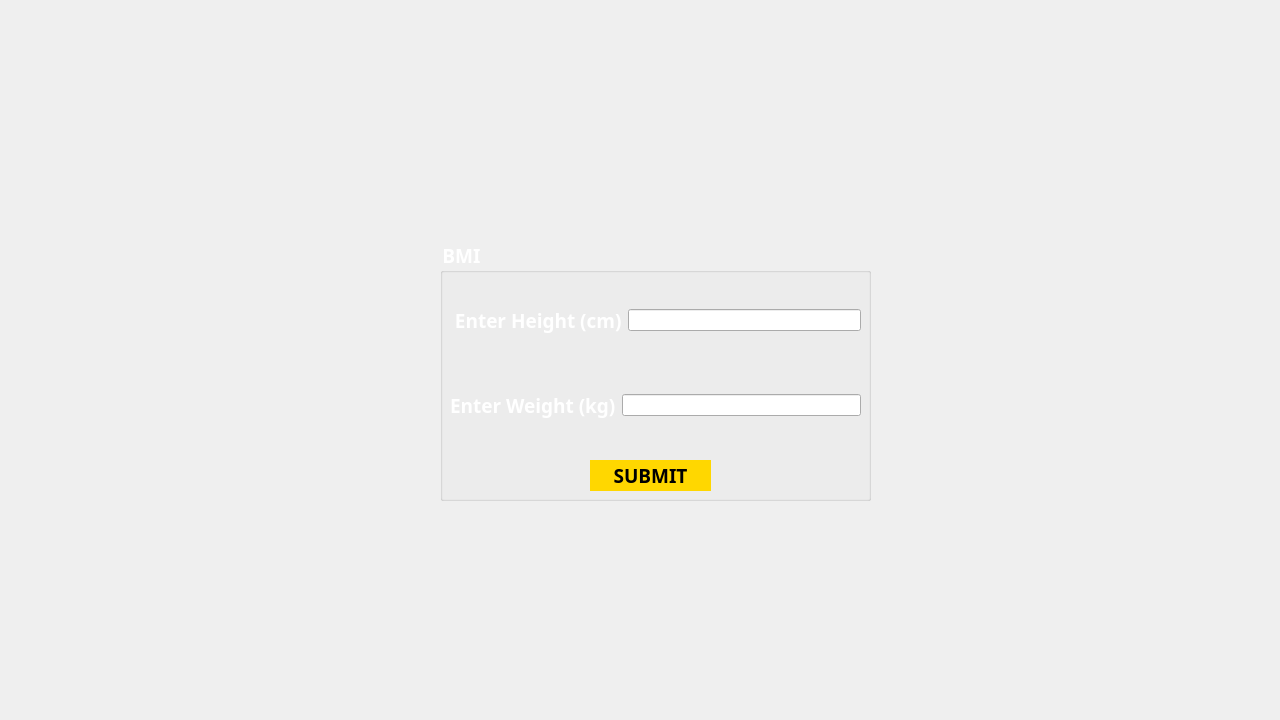
<?xml version="1.0" encoding="UTF-8"?>
<ui version="4.0">
 <class>bmipage</class>
 <widget class="QDialog" name="bmipage">
  <property name="geometry">
   <rect>
    <x>0</x>
    <y>0</y>
    <width>1280</width>
    <height>720</height>
   </rect>
  </property>
  <property name="windowTitle">
   <string>Dialog</string>
  </property>
  <property name="styleSheet">
   <string notr="true">#bmipage{
border-image:url(:/images/Baground image.jpg)

}</string>
  </property>
  <widget class="QGroupBox" name="groupBox">
   <property name="geometry">
    <rect>
     <x>440</x>
     <y>240</y>
     <width>431</width>
     <height>261</height>
    </rect>
   </property>
   <property name="font">
    <font>
     <family>Bahnschrift SemiBold Condensed</family>
     <pointsize>14</pointsize>
     <bold>true</bold>
    </font>
   </property>
   <property name="styleSheet">
    <string notr="true">#groupBox{
color:white;
}</string>
   </property>
   <property name="title">
    <string>BMI</string>
   </property>
   <widget class="QWidget" name="layoutWidget">
    <property name="geometry">
     <rect>
      <x>10</x>
      <y>40</y>
      <width>411</width>
      <height>81</height>
     </rect>
    </property>
    <layout class="QHBoxLayout" name="height_2">
     <item>
      <widget class="QLabel" name="height">
       <property name="font">
        <font>
         <family>Bahnschrift SemiBold Condensed</family>
         <pointsize>14</pointsize>
         <bold>true</bold>
        </font>
       </property>
       <property name="styleSheet">
        <string notr="true">#height{
color:rgb(255, 255, 255)
}</string>
       </property>
       <property name="text">
        <string> Enter Height (cm)</string>
       </property>
      </widget>
     </item>
     <item>
      <widget class="QLineEdit" name="heightinput"/>
     </item>
    </layout>
   </widget>
   <widget class="QWidget" name="layoutWidget">
    <property name="geometry">
     <rect>
      <x>10</x>
      <y>120</y>
      <width>411</width>
      <height>91</height>
     </rect>
    </property>
    <layout class="QHBoxLayout" name="weight">
     <item>
      <widget class="QLabel" name="kg">
       <property name="font">
        <font>
         <family>Bahnschrift SemiBold Condensed</family>
         <pointsize>14</pointsize>
         <bold>true</bold>
        </font>
       </property>
       <property name="styleSheet">
        <string notr="true">#kg{
color:rgb(255, 255, 255)
}</string>
       </property>
       <property name="text">
        <string>Enter Weight (kg)</string>
       </property>
      </widget>
     </item>
     <item>
      <widget class="QLineEdit" name="weightinput"/>
     </item>
    </layout>
   </widget>
   <widget class="QPushButton" name="bmisubmit">
    <property name="geometry">
     <rect>
      <x>150</x>
      <y>220</y>
      <width>121</width>
      <height>31</height>
     </rect>
    </property>
    <property name="font">
     <font>
      <family>Bahnschrift SemiBold Condensed</family>
      <pointsize>14</pointsize>
      <bold>true</bold>
     </font>
    </property>
    <property name="styleSheet">
     <string notr="true">QPushButton#bmisubmit {
    
	background-color: rgb(255, 215, 0);
	color: rgb(0, 0, 0);
 border-radius :25px solid black;
	}

	QPushButton#bmisubmit:hover{
    background-color: rgb(0, 142, 213);
	}

QPushButton#bmisubmit:pressed{
    background-color: rgb(0, 26, 141);
	}</string>
    </property>
    <property name="text">
     <string>SUBMIT</string>
    </property>
   </widget>
  </widget>
 </widget>
 <resources/>
 <connections/>
</ui>
